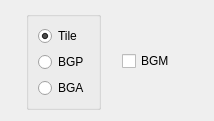
       <widget class="QWidget" name="pageInner">
        <layout class="QHBoxLayout" name="horizontalLayout_11">
         <item>
          <spacer name="horizontalSpacer_8">
           <property name="orientation">
            <enum>Qt::Horizontal</enum>
           </property>
           <property name="sizeHint" stdset="0">
            <size>
             <width>15</width>
             <height>20</height>
            </size>
           </property>
          </spacer>
         </item>
         <item>
          <widget class="QGroupBox" name="groupBox_2">
           <property name="maximumSize">
            <size>
             <width>16777215</width>
             <height>16777215</height>
            </size>
           </property>
           <property name="title">
            <string/>
           </property>
           <layout class="QVBoxLayout" name="verticalLayout_4">
            <item>
             <widget class="QRadioButton" name="rbtnTile">
              <property name="text">
               <string>Tile</string>
              </property>
              <property name="checked">
               <bool>true</bool>
              </property>
             </widget>
            </item>
            <item>
             <widget class="QRadioButton" name="rbtnBgp">
              <property name="text">
               <string>BGP</string>
              </property>
             </widget>
            </item>
            <item>
             <widget class="QRadioButton" name="rbtnBga">
              <property name="text">
               <string>BGA</string>
              </property>
             </widget>
            </item>
           </layout>
          </widget>
         </item>
         <item>
          <layout class="QVBoxLayout" name="verticalLayout_17">
           <item>
            <spacer name="verticalSpacer_4">
             <property name="orientation">
              <enum>Qt::Vertical</enum>
             </property>
             <property name="sizeHint" stdset="0">
              <size>
               <width>20</width>
               <height>13</height>
              </size>
             </property>
            </spacer>
           </item>
           <item>
            <layout class="QHBoxLayout" name="horizontalLayout_4">
             <item>
              <spacer name="horizontalSpacer">
               <property name="orientation">
                <enum>Qt::Horizontal</enum>
               </property>
               <property name="sizeHint" stdset="0">
                <size>
                 <width>15</width>
                 <height>20</height>
                </size>
               </property>
              </spacer>
             </item>
             <item>
              <widget class="QCheckBox" name="chkBgmi">
               <property name="text">
                <string>BGM</string>
               </property>
              </widget>
             </item>
             <item>
              <spacer name="horizontalSpacer_2">
               <property name="orientation">
                <enum>Qt::Horizontal</enum>
               </property>
               <property name="sizeHint" stdset="0">
                <size>
                 <width>14</width>
                 <height>20</height>
                </size>
               </property>
              </spacer>
             </item>
            </layout>
           </item>
           <item>
            <spacer name="verticalSpacer_5">
             <property name="orientation">
              <enum>Qt::Vertical</enum>
             </property>
             <property name="sizeHint" stdset="0">
              <size>
               <width>20</width>
               <height>13</height>
              </size>
             </property>
            </spacer>
           </item>
          </layout>
         </item>
         <item>
          <spacer name="horizontalSpacer_9">
           <property name="orientation">
            <enum>Qt::Horizontal</enum>
           </property>
           <property name="sizeHint" stdset="0">
            <size>
             <width>14</width>
             <height>20</height>
            </size>
           </property>
          </spacer>
         </item>
        </layout>
       </widget>
